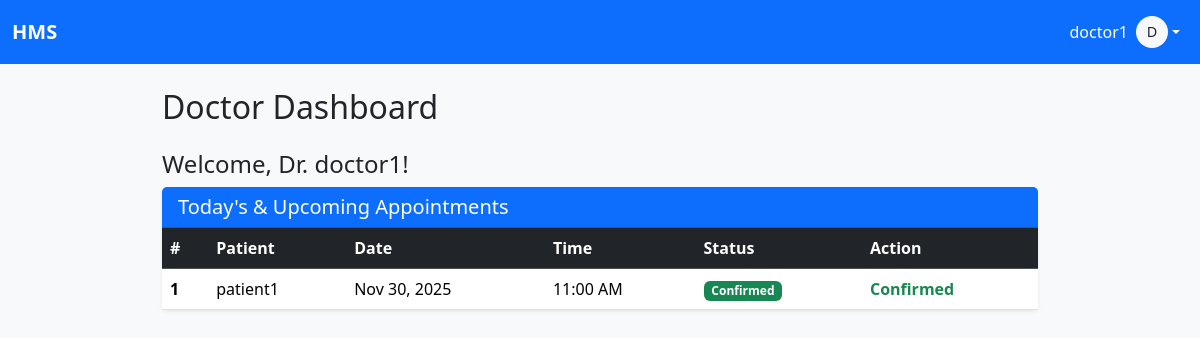
/doctor/dashboard (signed in), run on the app's committed database.
### app.py (models this page shows)
class User(UserMixin, db.Model):
    id = db.Column(db.Integer, primary_key=True)
    username = db.Column(db.String(50), unique=True, nullable=False)
    password_hash = db.Column(db.String(128), nullable=False)
    role = db.Column(db.String(20), nullable=False)  # admin, doctor, patient
    name = db.Column(db.String(100), nullable=False)
    profile_pic = db.Column(db.String(150), default='default.jpg')
    doctor = db.relationship('DoctorProfile', backref='user', uselist=False)
    patient = db.relationship('PatientProfile', backref='user', uselist=False)

class Appointment(db.Model):
    id = db.Column(db.Integer, primary_key=True)
    patient_id = db.Column(db.Integer, db.ForeignKey('patient_profile.id'), nullable=False)
    doctor_id = db.Column(db.Integer, db.ForeignKey('doctor_profile.id'), nullable=False)
    date = db.Column(db.Date, nullable=False)
    time = db.Column(db.Time, nullable=False)
    status = db.Column(db.String(20), default='pending')  # pending, confirmed, rejected
    patient = db.relationship('PatientProfile', backref='appointments')
    doctor = db.relationship('DoctorProfile', backref='appointments')

### app.py (the view)
@app.route("/doctor/dashboard")
@login_required
def doctor_dashboard():
    if current_user.role != "doctor":
        abort(403)
    appointments = Appointment.query.filter_by(doctor_id=current_user.doctor.id).all()
    return render_template("doctor_dashboard.html", appointments=appointments)

### app.py (called while the page is built)
@login_manager.user_loader
def load_user(user_id):
    return User.query.get(int(user_id))

@app.context_processor
def inject_user():
    return dict(current_user=current_user, now=datetime.now())

### templates/doctor_dashboard.html
{% extends "base.html" %}
{% block content %}
<h2 class="mb-4">Doctor Dashboard</h2>
<h4>Welcome, Dr. {{ current_user.name }}!</h4>
<div class="card shadow-sm border-0">
  <div class="card-header bg-primary text-white">
    <h5 class="mb-0">Today's & Upcoming Appointments</h5>
  </div>
  <div class="card-body p-0">
    {% if appointments %}
    <div class="table-responsive">
      <table class="table table-hover align-middle mb-0">
        <thead class="table-dark">
          <tr>
            <th>#</th>
            <th>Patient</th>
            <th>Date</th>
            <th>Time</th>
            <th>Status</th>
            <th>Action</th>
          </tr>
        </thead>
        <tbody>
          {% for appt in appointments %}
          <tr>
            <td><strong>{{ appt.id }}</strong></td>
            <td>{{ appt.patient.user.name }}</td>
            <td>{{ appt.date.strftime('%b %d, %Y') }}</td>
            <td>{{ appt.time.strftime('%I:%M %p') }}</td>
            <td>
              {% if appt.status == 'pending' %}
                <span class="badge bg-warning text-dark">Pending Approval</span>
              {% elif appt.status == 'confirmed' %}
                <span class="badge bg-success">Confirmed</span>
              {% elif appt.status == 'rejected' %}
                <span class="badge bg-danger">Rejected</span>
              {% else %}
                <span class="badge bg-secondary">{{ appt.status|capitalize }}</span>
              {% endif %}
            </td>
            <td>
              {% if appt.status == 'pending' %}
                <a href="{{ url_for('confirm_appointment', appt_id=appt.id) }}"
                   class="btn btn-sm btn-success me-2"
                   onclick="return confirm('Confirm this appointment?')">
                  Confirm
                </a>
                <a href="{{ url_for('reject_appointment', appt_id=appt.id) }}"
                   class="btn btn-sm btn-danger"
                   onclick="return confirm('Reject this appointment?')">
                  Reject
                </a>
              {% elif appt.status == 'confirmed' %}
                <span class="text-success fw-bold">Confirmed</span>
              {% elif appt.status == 'rejected' %}
                <em class="text-danger">Rejected</em>
              {% else %}
                <span class="text-muted">{{ appt.status|capitalize }}</span>
              {% endif %}
            </td>
          </tr>
          {% endfor %}
        </tbody>
      </table>
    </div>
    {% else %}
    <div class="text-center py-5 text-muted">
      <h5>No appointments scheduled yet.</h5>
      <p>Patients can book directly from their dashboard.</p>
    </div>
    {% endif %}
  </div>
</div>
{% endblock %}

### templates/base.html (shortened to what this page needs)
<!DOCTYPE html>
<html lang="en">
<head>
    <link href="https://cdn.jsdelivr.net/npm/bootstrap@5.3.1/dist/css/bootstrap.min.css" rel="stylesheet">
    <link rel="stylesheet" href="{{ url_for('static', filename='style.css') }}">
</head>
<body>
<nav class="navbar navbar-expand-lg navbar-dark bg-primary mb-4">
  <div class="container-fluid">
    <a class="navbar-brand fw-bold" href="{{ url_for('admin_dashboard') if current_user.is_authenticated else url_for('login') }}">HMS</a>
    <div class="collapse navbar-collapse" id="navbarContent">
      <ul class="navbar-nav ms-auto align-items-center">
        {% if current_user.is_authenticated %}
        <li class="nav-item dropdown">
          <a class="nav-link dropdown-toggle d-flex align-items-center text-white" href="#" role="button"
             data-bs-toggle="dropdown" aria-expanded="false">
            <span class="me-2 d-none d-sm-inline">{{ current_user.username }}</span>
            <div class="bg-light text-dark rounded-circle d-flex align-items-center justify-content-center"
                 style="width: 32px; height: 32px; font-size: 0.9rem;">
              {{ current_user.username[0]|upper }}
            </div>
          </a>
        </li>
        {% else %}
        <li class="nav-item">
          <a class="nav-link" href="{{ url_for('login') }}">Login</a>
        </li>
        {% endif %}
      </ul>
    </div>
  </div>
</nav><div class="container">
    {% block content %}{% endblock %}
</div>
</body>
</html>

### static/style.css (style rules this page uses)
body { background-color: #f8f9fa; }
.navbar-brand { font-weight: bold; }
.container { max-width: 900px; }

### data on the page
User: username "doctor1", username "D", name "doctor1"
Appointment: id "1", patient.user.name "patient1", date "Nov 30, 2025", time "11:00 AM", status "Confirmed"
